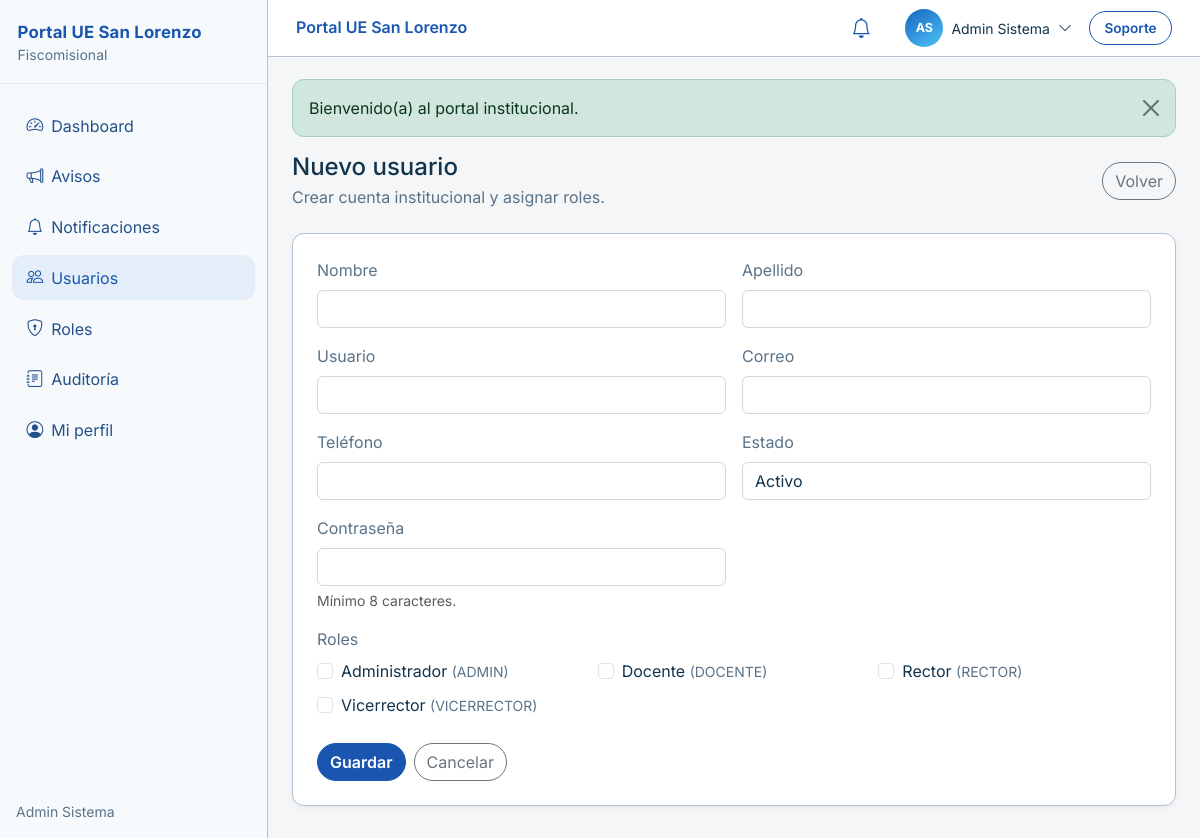
/app/public/users/create (signed in), run on the app's committed database.
### tables this page shows
CREATE TABLE `roles` (
  `id` bigint(20) UNSIGNED NOT NULL,
  `name` varchar(50) NOT NULL,
  `display_name` varchar(100) NOT NULL,
  `description` varchar(255) DEFAULT NULL,
  `is_system` tinyint(1) NOT NULL DEFAULT 0,
  `created_at` datetime NOT NULL DEFAULT current_timestamp(),
  `updated_at` datetime NOT NULL DEFAULT current_timestamp() ON UPDATE current_timestamp()
);

### app/helpers/response.php (called while the page is built, shortened)
<?php
function app_path(string $path = ''): string
{
    $base = defined('APP_PATH') ? APP_PATH : dirname(__DIR__);
    return $path === '' ? $base : $base . DIRECTORY_SEPARATOR . ltrim(str_replace(['/', '\\'], DIRECTORY_SEPARATOR, $path), DIRECTORY_SEPARATOR);
}
function app_base_path(): string
{
    static $resolved = null;
    if ($resolved !== null) {
        return $resolved;
    }
    $scriptName = $_SERVER['SCRIPT_NAME'] ?? '';
    $dir = str_replace('\\', '/', dirname($scriptName));
    $resolved = rtrim($dir, '/');
    return $resolved;
}
function app_base_url(): string
{
    static $resolved = null;
    if ($resolved !== null) {
        return $resolved;
    }
    $configured = trim((string) env('APP_URL', ''));
    $https = (!empty($_SERVER['HTTPS']) && $_SERVER['HTTPS'] !== 'off')
        || ((string) ($_SERVER['SERVER_PORT'] ?? '') === '443')
        || (strtolower((string) ($_SERVER['HTTP_X_FORWARDED_PROTO'] ?? '')) === 'https');
    $scheme = $https ? 'https' : 'http';
    $host = (string) ($_SERVER['HTTP_HOST'] ?? 'localhost');
    $path = app_base_path();
    $resolved = $scheme . '://' . $host . $path;
    return $resolved;
}
function url(string $path = ''): string
{
    $base = rtrim(app_base_url(), '/');
    $path = trim($path);
    return $base . '/' . ltrim($path, '/');
}
function view(string $name, array $data = [], ?string $layout = 'main'): void
{
    $viewFile = app_path('views/' . str_replace('.', '/', $name) . '.php');
    extract($data, EXTR_SKIP);
    require $viewFile;
}
function old(string $key, mixed $default = ''): mixed
{
    $old = $_SESSION['_old_input'][$key] ?? $default;
    return $old;
}

### app/controllers/Controller.php (called while the page is built, shortened)
<?php
abstract class Controller
{
    protected function view(string $name, array $data = [], ?string $layout = 'main'): void
    {
        view($name, $data, $layout);
    }
}

### app/controllers/UserController.php (called while the page is built, shortened)
<?php
final class UserController extends Controller
{
    private RoleRepository $roles;
    public function __construct(?UserService $users = null, ?RoleRepository $roles = null)
    {
        $this->roles = $roles ?? new RoleRepository();
    }
    public function create(): void
    {
        $this->view('users.create', [
            'title' => 'Nuevo usuario',
            'roles' => $this->roles->all(),
            'errors' => [],
        ]);
    }
}

### app/middleware/PermissionMiddleware.php (called while the page is built, shortened)
<?php
final class PermissionMiddleware
{
    public function handle(array $params, Closure $next): void
    {
        $next($params);
    }
}

### app/middleware/AuthMiddleware.php (called while the page is built, shortened)
<?php
final class AuthMiddleware
{
    public function handle(array $params, Closure $next): void
    {
        $next($params);
    }
}

### app/helpers/env.php (called while the page is built, shortened)
<?php
function env(string $key, $default = null)
{
    if (array_key_exists($key, $_ENV)) {
        $value = $_ENV[$key];
    } elseif (array_key_exists($key, $_SERVER)) {
        $value = $_SERVER[$key];
    } else {
        $value = getenv($key);
        if ($value === false) {
            return $default;
        }
    }
    $normalized = is_string($value) ? strtolower(trim($value)) : $value;
    return match ($normalized) {
        'true', '(true)' => true,
        'false', '(false)' => false,
        'empty', '(empty)' => '',
        'null', '(null)' => null,
        default => $value,
    };
}

### app/helpers/security.php (called while the page is built, shortened)
<?php
function e(?string $value): string
{
    return htmlspecialchars((string) $value, ENT_QUOTES | ENT_SUBSTITUTE, 'UTF-8');
}

### app/repositories/RoleRepository.php (called while the page is built, shortened)
<?php
final class RoleRepository
{
    private PDO $pdo;
    public function __construct(?PDO $pdo = null)
    {
        $this->pdo = $pdo ?? Database::connection();
    }
    public function all(): array
    {
        $stmt = $this->pdo->query(
            'SELECT r.id, r.name, r.display_name, r.description, r.is_system, r.created_at, r.updated_at,
                    (SELECT COUNT(*) FROM user_roles ur WHERE ur.role_id = r.id) AS users_count,
                    (SELECT COUNT(*) FROM role_permissions rp WHERE rp.role_id = r.id) AS permissions_count
             FROM roles r
             ORDER BY r.is_system DESC, r.name ASC'
        );
        $rows = $stmt->fetchAll(PDO::FETCH_ASSOC);
        return $rows;
    }
}

### app/helpers/Database.php (called while the page is built, shortened)
<?php
final class Database
{
    private static ?PDO $instance = null;
    public static function connection(): PDO
    {
        if (self::$instance instanceof PDO) {
            return self::$instance;
        }
        $config = require dirname(__DIR__) . '/config/database.php';
        try {
            self::$instance = new PDO(
                $config['dsn'],
                $config['username'],
                $config['password'],
                $config['options']
            );
        } catch (PDOException $e) {
            throw new RuntimeException('No se pudo conectar a la base de datos.', 0, $e);
        }
        return self::$instance;
    }
}

### app/public/index.php (called while the page is built, shortened)
<?php
require APP_PATH . '/routes/web.php';
$router->dispatch();

### app/views/users/create.php (the view, shortened to what this page needs)
<?php
$errors = $_SESSION['_flash']['errors'] ?? ($errors ?? []);
?>
<div class="d-flex flex-wrap justify-content-between align-items-center gap-2 mb-4">
    <div>
        <h1 class="h4 mb-1">Nuevo usuario</h1>
        <p class="text-muted mb-0">Crear cuenta institucional y asignar roles.</p>
    </div>
    <a href="<?= e(url('/users')) ?>" class="btn btn-outline-secondary">Volver</a>
</div>
<div class="card-soft p-4">
    <form method="post" action="<?= e(url('/users')) ?>" autocomplete="off">
        <div class="row g-3">
            <div class="col-md-6">
                <label class="form-label" for="first_name">Nombre</label>
                <input type="text" class="form-control <?= isset($errors['first_name']) ? 'is-invalid' : '' ?>"
                       id="first_name" name="first_name" required maxlength="100"
                       value="<?= e((string) old('first_name')) ?>">
            </div>
            <div class="col-md-6">
                <label class="form-label" for="last_name">Apellido</label>
                <input type="text" class="form-control <?= isset($errors['last_name']) ? 'is-invalid' : '' ?>"
                       id="last_name" name="last_name" required maxlength="100"
                       value="<?= e((string) old('last_name')) ?>">
            </div>
            <div class="col-md-6">
                <label class="form-label" for="username">Usuario</label>
                <input type="text" class="form-control <?= isset($errors['username']) ? 'is-invalid' : '' ?>"
                       id="username" name="username" required maxlength="50"
                       value="<?= e((string) old('username')) ?>">
            </div>
            <div class="col-md-6">
                <label class="form-label" for="email">Correo</label>
                <input type="email" class="form-control <?= isset($errors['email']) ? 'is-invalid' : '' ?>"
                       id="email" name="email" required maxlength="150"
                       value="<?= e((string) old('email')) ?>">
            </div>
            <div class="col-md-6">
                <label class="form-label" for="phone">Teléfono</label>
                <input type="text" class="form-control <?= isset($errors['phone']) ? 'is-invalid' : '' ?>"
                       id="phone" name="phone" maxlength="30"
                       value="<?= e((string) old('phone')) ?>">
            </div>
            <div class="col-md-6">
                <label class="form-label" for="status">Estado</label>
                <select class="form-select <?= isset($errors['status']) ? 'is-invalid' : '' ?>" id="status" name="status">
                    <?php foreach (['active' => 'Activo', 'pending' => 'Pendiente', 'inactive' => 'Inactivo'] as $value => $label): ?>
                        <option value="<?= e($value) ?>" <?= (string) old('status', 'active') === $value ? 'selected' : '' ?>>
                            <?= e($label) ?>
                        </option>
                    <?php endforeach; ?>
                </select>
            </div>
            <div class="col-md-6">
                <label class="form-label" for="password">Contraseña</label>
                <input type="password" class="form-control <?= isset($errors['password']) ? 'is-invalid' : '' ?>"
                       id="password" name="password" required minlength="8" autocomplete="new-password">
                <?php if (isset($errors['password'])): ?>
                    <div class="invalid-feedback"><?= e($errors['password']) ?></div>
                <?php else: ?>
                    <div class="form-text">Mínimo 8 caracteres.</div>
                <?php endif; ?>
            </div>
            <div class="col-12">
                <label class="form-label d-block">Roles</label>
                <?php
                $oldRoles = old('role_ids', []);
                $oldRoles = array_map('intval', $oldRoles);
                ?>
                <div class="row g-2">
                    <?php foreach ($roles as $role): ?>
                        <div class="col-md-4">
                            <div class="form-check">
                                <input class="form-check-input" type="checkbox"
                                       name="role_ids[]" value="<?= (int) $role['id'] ?>"
                                       id="role_<?= (int) $role['id'] ?>"
                                    <?= in_array((int) $role['id'], $oldRoles, true) ? 'checked' : '' ?>>
                                <label class="form-check-label" for="role_<?= (int) $role['id'] ?>">
                                    <?= e((string) $role['display_name']) ?>
                                    <span class="text-muted small">(<?= e((string) $role['name']) ?>)</span>
                                </label>
                            </div>
                        </div>
                    <?php endforeach; ?>
                </div>
            </div>
        </div>
        <div class="mt-4 d-flex gap-2">
            <button type="submit" class="btn btn-primary">Guardar</button>
            <a href="<?= e(url('/users')) ?>" class="btn btn-outline-secondary">Cancelar</a>
        </div>
    </form>
</div>

### app/Router.php (shortened to what this page needs)
<?php
final class Router
{
    private array $routes = [];
    private function add(array $methods, string $path, mixed $handler, array $middleware): self
    {
        $this->routes[] = [
            'methods' => $methods,
            'path' => $this->normalizePath($path),
            'handler' => $handler,
            'middleware' => $middleware,
        ];
        return $this;
    }
    public function dispatch(?string $method = null, ?string $uri = null): void
    {
        $method = strtoupper($method ?? ($_SERVER['REQUEST_METHOD'] ?? 'GET'));
        $uri = $this->normalizePath($uri ?? $this->resolveUri());
        foreach ($this->routes as $route) {
            if (!in_array($method, $route['methods'], true)) {
                continue;
            }
            $params = $this->matchPath($route['path'], $uri);
            if ($params === null) {
                continue;
            }
            $pipeline = array_reduce(
                array_reverse($route['middleware']),
                function (Closure $next, string $middlewareName): Closure {
                    return function (array $params) use ($next, $middlewareName): void {
                        $this->runMiddleware($middlewareName, $params, $next);
                    };
                },
                function (array $params) use ($route): void {
                    $this->invoke($route['handler'], $params);
                }
            );
            $pipeline($params);
            return;
        }
    }
    private function runMiddleware(string $name, array $params, Closure $next): void
    {
        if (str_starts_with($name, 'permission:')) {
            $permission = substr($name, strlen('permission:'));
            $middleware = new \App\Middleware\PermissionMiddleware($permission);
            $middleware->handle($params, $next);
            return;
        }
        $middleware = new $class();
        $middleware->handle($params, $next);
    }
    private function invoke(mixed $handler, array $params): void
    {
        if (is_array($handler) && count($handler) === 2) {
            [$class, $action] = $handler;
            $controller = is_object($class) ? $class : new $class();
            $controller->{$action}(...array_values($params));
            return;
        }
        throw new RuntimeException('Handler de ruta inválido.');
    }
    private function resolveUri(): string
    {
        $uri = $_SERVER['REQUEST_URI'] ?? '/';
        $path = parse_url($uri, PHP_URL_PATH);
        $path = str_replace('\\', '/', $path);
        $bases = [];
        $scriptDir = str_replace('\\', '/', dirname((string) ($_SERVER['SCRIPT_NAME'] ?? '')));
        if ($scriptDir !== '/' && $scriptDir !== '\\' && $scriptDir !== '.' && $scriptDir !== '') {
            $bases[] = rtrim($scriptDir, '/');
        }
        $detected = app_base_path();
        if ($detected !== '') {
            $bases[] = $detected;
        }
        foreach (array_unique($bases) as $base) {
            if ($base !== '' && str_starts_with($path, $base . '/')) {
                $path = substr($path, strlen($base)) ?: '/';
                break;
            }
        }
        return $this->normalizePath($path);
    }
    private function normalizePath(string $path): string
    {
        $path = '/' . trim($path, '/');
        return $path === '/' ? '/' : rtrim($path, '/');
    }
    private function matchPath(string $routePath, string $uri): ?array
    {
        if ($routePath === $uri) {
            return [];
        }
        $pattern = preg_replace('#\{([a-zA-Z_][a-zA-Z0-9_]*)\}#', '(?P<$1>[^/]+)', $routePath);
        $regex = '#^' . $pattern . '$#';
        if (!preg_match($regex, $uri, $matches)) {
            return null;
        }
        $params = [];
        return $params;
    }
}

### data on the page
roles: display_name "Administrador", name "ADMIN"
roles: display_name "Docente", name "DOCENTE"
roles: display_name "Rector", name "RECTOR"
roles: display_name "Vicerrector", name "VICERRECTOR"

### other printed values
$item['label'] "Dashboard"
$item['label'] "Avisos"
$item['label'] "Notificaciones"
$item['label'] "Usuarios"
$item['label'] "Roles"
$item['label'] "Auditoría"
$item['label'] "Mi perfil"
form field status "Activo"
